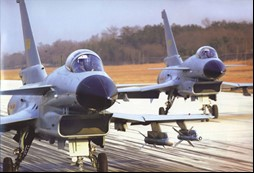
#> input picture 第一周作业/work/picture/pic1.jpg, 254 x 173 px
$ python test7.py
#> lines starting #> are read from the running program, lines starting #| are printed output that depends on the picture; after the words box and inside, x2 and y2 are one past the last pixel; in counts of white or black regions, pixels touching at a corner belong together
import cv2 as cv
import numpy as np

mask = np.zeros((600, 800, 3), np.uint8)
cv.circle(mask, (400, 300), 80, (255, 255, 255), -1)
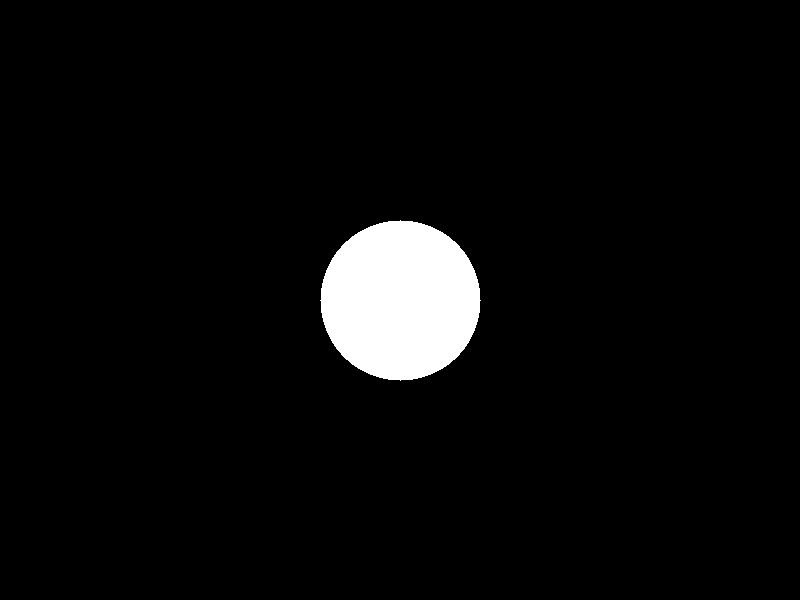
#> mask: shape (600, 800, 3); 4.2% white; 1 white region, box (x1, y1, x2, y2) and area: (320, 220, 481, 381) 20081
img = cv.imread("picture/pic1.jpg")
#> img is the input picture: shape (173, 254, 3); mean B, G, R 151.8, 146.7, 152.6
img = cv.resize(img, (800, 600))
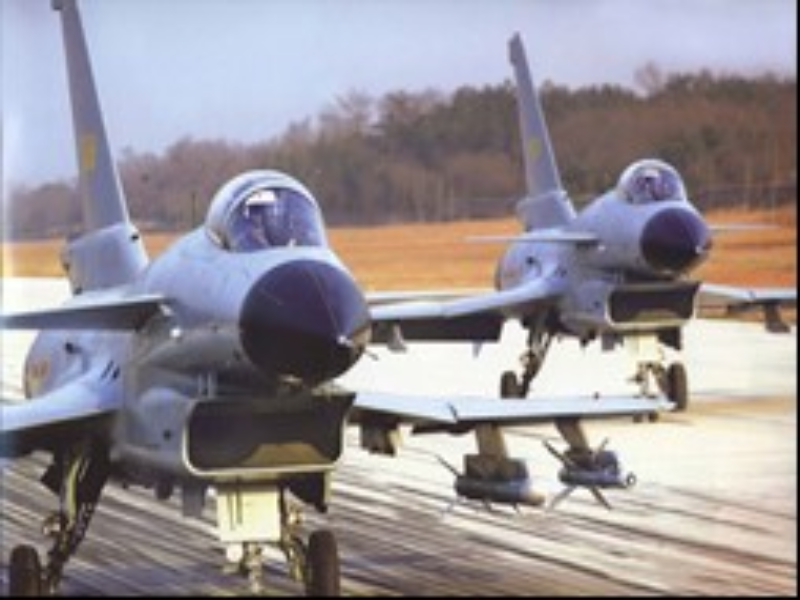
#> img: shape (600, 800, 3); mean B, G, R 151.7, 146.6, 152.5
img = cv.bitwise_and(img, mask)
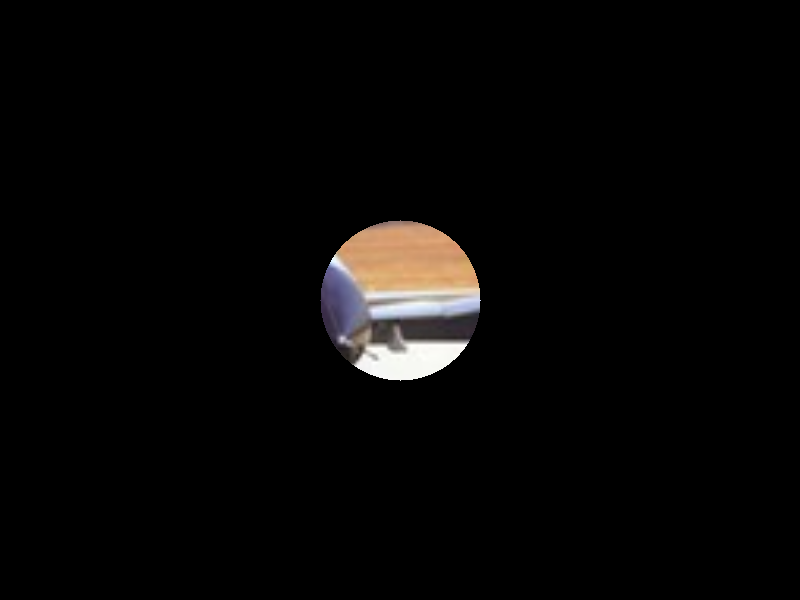
#> img: shape (600, 800, 3); mean B, G, R 5.9, 6.4, 7.3
for i in range(len(img)):
    for j in range(len(img[0])):
        if img[i, j, 0] == 0 & img[i, j, 1] == 0 & img[i, j, 2] == 0:
            img[i, j, 1] = 255
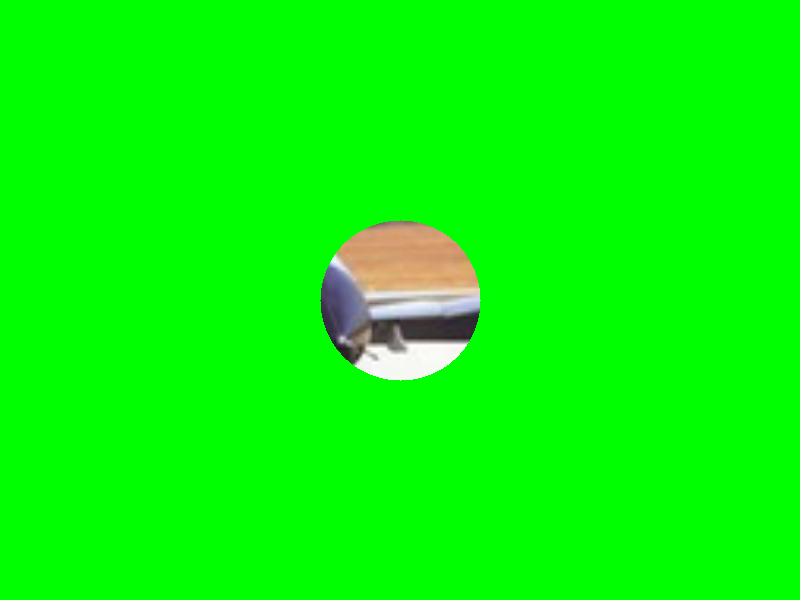
#> img: shape (600, 800, 3); mean B, G, R 5.9, 250.8, 7.3
cv.imshow("img", img)

cv.waitKey(0)
cv.destroyAllWindows()
